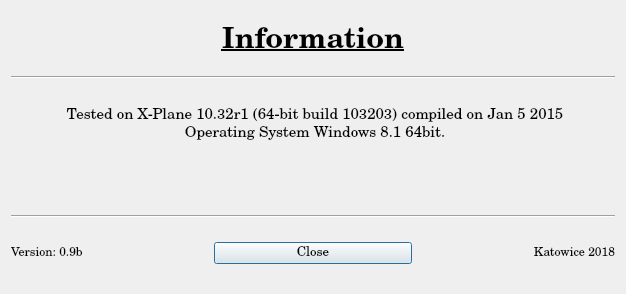
<?xml version="1.0" encoding="UTF-8"?>
<ui version="4.0">
 <class>Info</class>
 <widget class="QDialog" name="Info">
  <property name="geometry">
   <rect>
    <x>0</x>
    <y>0</y>
    <width>626</width>
    <height>294</height>
   </rect>
  </property>
  <property name="windowTitle">
   <string>Dialog</string>
  </property>
  <layout class="QVBoxLayout" name="verticalLayout_2">
   <item>
    <layout class="QVBoxLayout" name="verticalLayout">
     <item>
      <widget class="QLabel" name="label">
       <property name="font">
        <font>
         <family>Century</family>
         <pointsize>22</pointsize>
         <weight>75</weight>
         <bold>true</bold>
         <underline>true</underline>
        </font>
       </property>
       <property name="text">
        <string>Information</string>
       </property>
       <property name="alignment">
        <set>Qt::AlignCenter</set>
       </property>
      </widget>
     </item>
     <item>
      <widget class="Line" name="line">
       <property name="orientation">
        <enum>Qt::Horizontal</enum>
       </property>
      </widget>
     </item>
     <item>
      <widget class="QLabel" name="label_2">
       <property name="font">
        <font>
         <family>Century</family>
         <pointsize>11</pointsize>
        </font>
       </property>
       <property name="text">
        <string>
 Tested on X-Plane 10.32r1 (64-bit build 103203) compiled on Jan 5 2015
 Operating System Windows 8.1 64bit.</string>
       </property>
       <property name="alignment">
        <set>Qt::AlignCenter</set>
       </property>
      </widget>
     </item>
     <item>
      <widget class="QLabel" name="label_3">
       <property name="font">
        <font>
         <family>Century</family>
         <pointsize>10</pointsize>
        </font>
       </property>
       <property name="text">
        <string/>
       </property>
       <property name="alignment">
        <set>Qt::AlignCenter</set>
       </property>
      </widget>
     </item>
     <item>
      <widget class="Line" name="line_2">
       <property name="orientation">
        <enum>Qt::Horizontal</enum>
       </property>
      </widget>
     </item>
     <item>
      <layout class="QHBoxLayout" name="horizontalLayout">
       <item>
        <widget class="QLabel" name="label_5">
         <property name="font">
          <font>
           <family>Century</family>
          </font>
         </property>
         <property name="text">
          <string>Version: 0.9b</string>
         </property>
        </widget>
       </item>
       <item>
        <widget class="QPushButton" name="pushButton">
         <property name="font">
          <font>
           <family>Century</family>
           <pointsize>10</pointsize>
          </font>
         </property>
         <property name="text">
          <string>Close</string>
         </property>
        </widget>
       </item>
       <item>
        <widget class="QLabel" name="label_4">
         <property name="font">
          <font>
           <family>Century</family>
          </font>
         </property>
         <property name="text">
          <string>Katowice 2018</string>
         </property>
         <property name="alignment">
          <set>Qt::AlignRight|Qt::AlignTrailing|Qt::AlignVCenter</set>
         </property>
        </widget>
       </item>
      </layout>
     </item>
    </layout>
   </item>
  </layout>
 </widget>
 <resources/>
 <connections/>
</ui>
